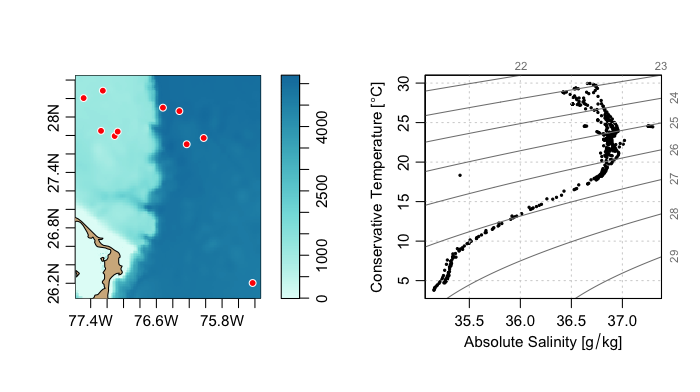

This chart was generated by the following R code:
if (!interactive()) png("TS.png", unit="in", width=7, height=3.92, pointsize=11, res=100)
library(argoFloats)
# Get world index
data(index)
# Get index withing 50km of Bermuda
ais <- subset(index, 1:10)
# Get profile data files for this near-Bermuda index
pr <- getProfiles(ais)
# Read those data files
a <- readProfiles(pr)
QC <- applyQC(a)
# Plot a map to the left, and a TS diagram to the right
par(mfrow=c(1, 2))
plot(QC, which="map")
plot(QC, which='TS')
if (!interactive()) dev.off()